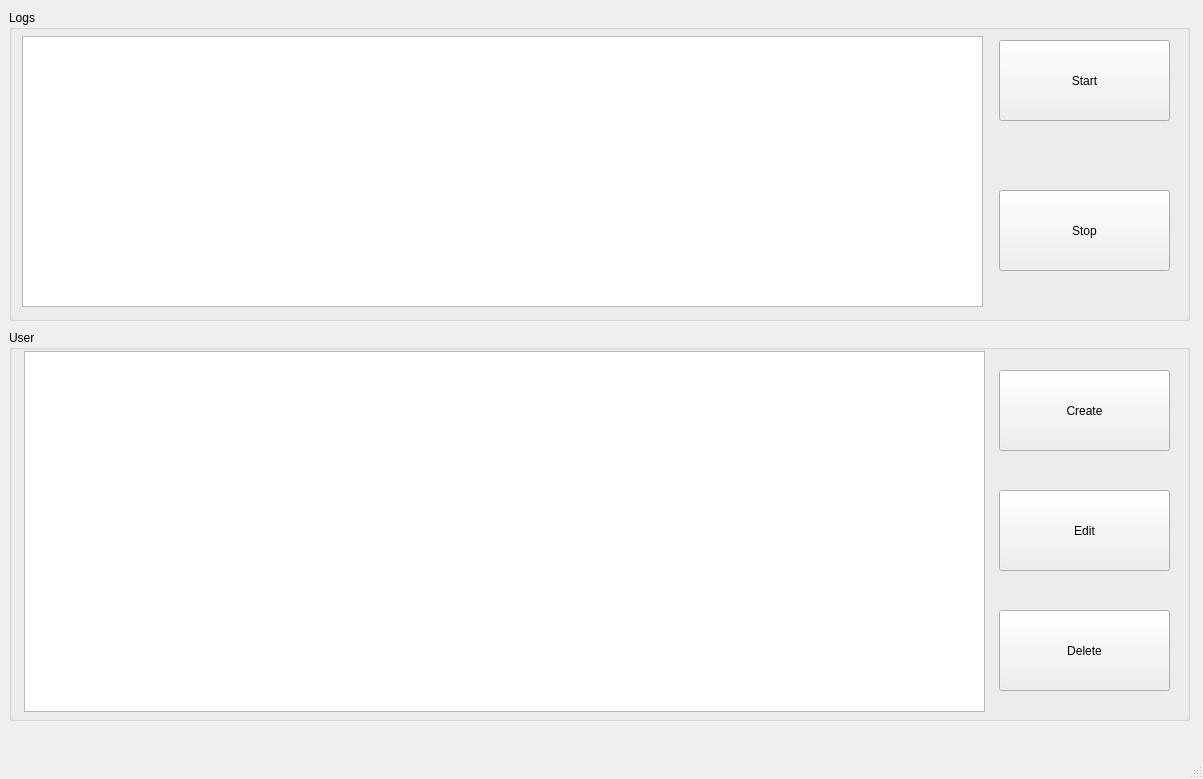
<?xml version="1.0" encoding="UTF-8"?>
<ui version="4.0">
 <class>MainWindow</class>
 <widget class="QMainWindow" name="MainWindow">
  <property name="geometry">
   <rect>
    <x>0</x>
    <y>0</y>
    <width>1203</width>
    <height>779</height>
   </rect>
  </property>
  <property name="minimumSize">
   <size>
    <width>1203</width>
    <height>779</height>
   </size>
  </property>
  <property name="maximumSize">
   <size>
    <width>1203</width>
    <height>779</height>
   </size>
  </property>
  <property name="windowTitle">
   <string>MainWindow</string>
  </property>
  <widget class="QWidget" name="centralwidget">
   <widget class="QGroupBox" name="groupBox">
    <property name="geometry">
     <rect>
      <x>9</x>
      <y>10</y>
      <width>1181</width>
      <height>311</height>
     </rect>
    </property>
    <property name="title">
     <string>Logs</string>
    </property>
    <widget class="QTextEdit" name="logTextEdit">
     <property name="geometry">
      <rect>
       <x>13</x>
       <y>26</y>
       <width>961</width>
       <height>271</height>
      </rect>
     </property>
    </widget>
    <widget class="QPushButton" name="startButton">
     <property name="geometry">
      <rect>
       <x>990</x>
       <y>30</y>
       <width>171</width>
       <height>81</height>
      </rect>
     </property>
     <property name="text">
      <string>Start</string>
     </property>
    </widget>
    <widget class="QPushButton" name="stopButton">
     <property name="geometry">
      <rect>
       <x>990</x>
       <y>180</y>
       <width>171</width>
       <height>81</height>
      </rect>
     </property>
     <property name="text">
      <string>Stop</string>
     </property>
    </widget>
   </widget>
   <widget class="QGroupBox" name="groupBox_2">
    <property name="geometry">
     <rect>
      <x>9</x>
      <y>330</y>
      <width>1181</width>
      <height>391</height>
     </rect>
    </property>
    <property name="title">
     <string>User</string>
    </property>
    <widget class="QPushButton" name="createButton">
     <property name="geometry">
      <rect>
       <x>990</x>
       <y>40</y>
       <width>171</width>
       <height>81</height>
      </rect>
     </property>
     <property name="text">
      <string>Create</string>
     </property>
    </widget>
    <widget class="QPushButton" name="editButton">
     <property name="geometry">
      <rect>
       <x>990</x>
       <y>160</y>
       <width>171</width>
       <height>81</height>
      </rect>
     </property>
     <property name="text">
      <string>Edit</string>
     </property>
    </widget>
    <widget class="QPushButton" name="deleteButton">
     <property name="geometry">
      <rect>
       <x>990</x>
       <y>280</y>
       <width>171</width>
       <height>81</height>
      </rect>
     </property>
     <property name="text">
      <string>Delete</string>
     </property>
    </widget>
    <widget class="QTableWidget" name="tableWidget">
     <property name="geometry">
      <rect>
       <x>15</x>
       <y>21</y>
       <width>961</width>
       <height>361</height>
      </rect>
     </property>
     <property name="editTriggers">
      <set>QAbstractItemView::NoEditTriggers</set>
     </property>
    </widget>
   </widget>
  </widget>
  <widget class="QMenuBar" name="menubar">
   <property name="geometry">
    <rect>
     <x>0</x>
     <y>0</y>
     <width>1203</width>
     <height>26</height>
    </rect>
   </property>
  </widget>
  <widget class="QStatusBar" name="statusbar"/>
 </widget>
 <resources/>
 <connections/>
</ui>
